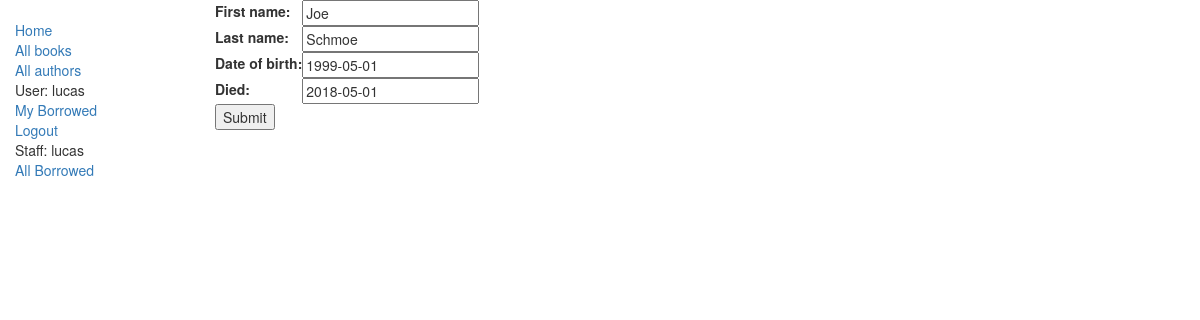
The page /catalog/author/8/update/ (signed in) on the database its author committed.
### catalog/models.py (models this page shows, shortened)
class Author(models.Model):
    first_name = models.CharField(max_length=100)
    last_name = models.CharField(max_length=100)
    date_of_birth = models.DateField(null=True, blank=True)
    date_of_death = models.DateField('Died', null=True, blank=True)
    class Meta:
        ordering = ["last_name","first_name"]

### catalog/views.py (the view)
# urls.py: path('author/<int:pk>/update/', views.AuthorUpdate.as_view(), name='author_update'),
class AuthorUpdate(PermissionRequiredMixin,UpdateView):
    model = Author
    fields = ['first_name','last_name','date_of_birth','date_of_death']
    permission_required = 'catalog.can_mark_returned'

### catalog/templates/catalog/author_form.html (shortened to what this page needs)
{% extends "base_generic.html" %}
{% block content %}
<form action="" method="post">
    <table>
    {{ form.as_table }}
    </table>
    <input type="submit" value="Submit" />
</form>
{% endblock %}

### catalog/templates/base_generic.html (shortened to what this page needs)
<!DOCTYPE html>
<html lang="en">
<head>
  <link rel="stylesheet" href="https://maxcdn.bootstrapcdn.com/bootstrap/3.3.7/css/bootstrap.min.css">
  {% load static %}
  <link rel="stylesheet" href="{% static 'css/styles.css' %}">
</head>
<body>
  <div class="container-fluid">
    <div class="row">
      <div class="col-sm-2">
      {% block sidebar %}
      <ul class="sidebar-nav">
          <li><a href="{% url 'index' %}">Home</a></li>
	  <li><a href="{% url 'books' %}">All books</a></li>
          <li><a href="{% url 'authors' %}">All authors</a></li>
	  {% if user.is_authenticated %}
	      <li>User: {{ user.get_username }}</li>
	      <li><a href="{% url 'my-borrowed' %}">My Borrowed</a></li>
	      <li><a href="{% url 'logout'%}?next={{request.path}}">Logout</a></li>
	  {% else %}
	      <li><a href="{% url 'login'%}?next={{request.path}}">Login</a></li>
          {% endif %}
	  {% if perms.catalog.can_mark_returned %}
	      <li>Staff: {{ user.get_username }}</li>
	      <li><a href="{% url 'all-borrowed' %}">All Borrowed</a></li>
          {% endif %}
      </ul>
     {% endblock %}
      </div>
      <div class="col-sm-10 ">
      {% block content %}{% endblock %}
      </div>
    </div>
  </div>
</body>
</html>

### catalog/static/css/styles.css (style rules this page uses)
.sidebar-nav { margin-top: 20px; padding: 0; list-style: none; }

### rows shown on the page
Author: first_name "Joe", last_name "Schmoe", date_of_birth "1999-05-01", date_of_death "2018-05-01"

### other values the page prints
{{ user.get_username }} "lucas"
